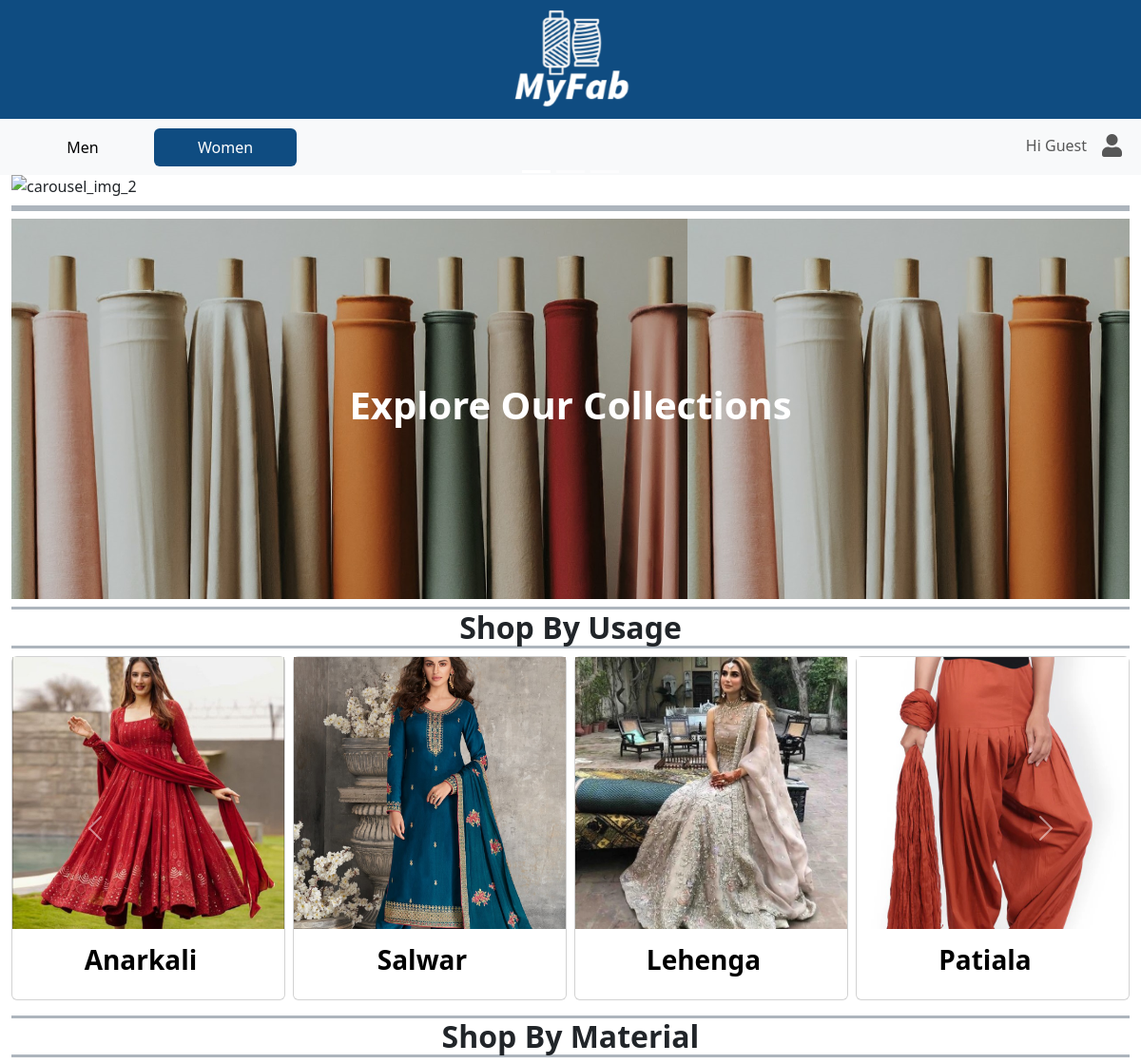
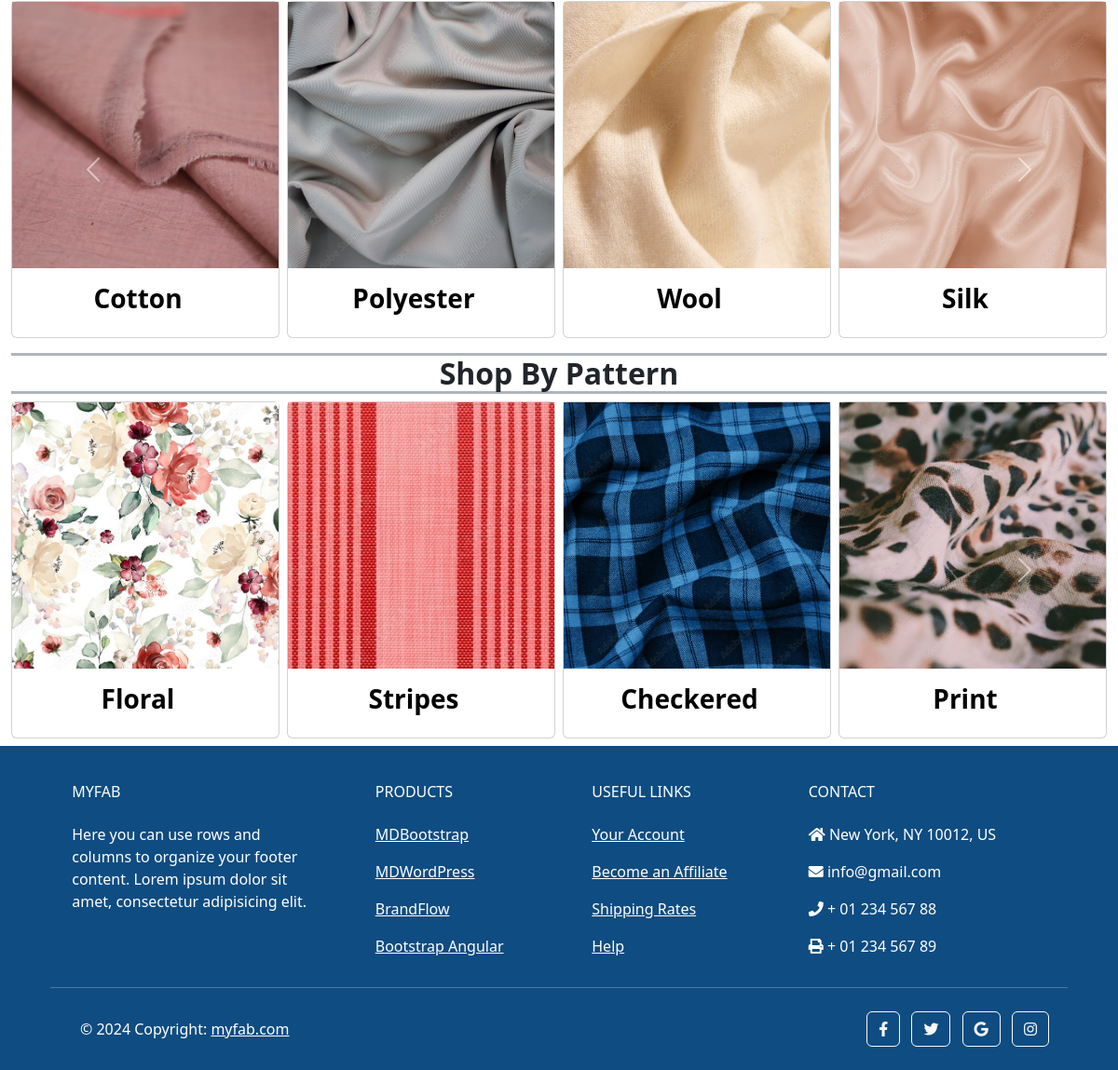
/main/women/, run on the app's committed database (2 pictures, top to bottom).
### main/models.py (models this page shows, shortened)
class Usage(models.Model):
    GENDER_CHOICES = [
        ('M', 'male'),
        ('F', 'female'),
    ]
    name = models.CharField(max_length=100, null=False, unique=True)
    image = models.ImageField(upload_to='images/usages', null=True, blank=True)
    gender = models.CharField(max_length=10, null=True, choices=GENDER_CHOICES)
    measurements = models.ManyToManyField(Measurement)

class Category(models.Model):
    name = models.CharField(max_length=100, unique=True)

class CategoryChoice(models.Model):
    category = models.ForeignKey(Category, on_delete=models.CASCADE)
    name = models.CharField(max_length=100, unique=True)
    image = models.ImageField(upload_to='images/category_choices', null=True, blank=True)

### main/views.py (the view)
# urls.py: path('main/women/', HomeWomen.as_view(), name = 'home_women'),
class HomeWomen(View):
    def get(self, request):
        usages = Usage.objects.filter(gender='F')  # Filter usages with female gender
        usage_list = list(usages)
        categories_with_img = Category.objects.filter(categorychoice__image__isnull=False).distinct()
        categories_filtered = categories_with_img.exclude(name='gender') # to remove gender which is not filtered out
        choices_with_img = CategoryChoice.objects.filter(image__isnull=False)
        choices_filtered = choices_with_img.exclude(name = 'male') # to remove male which is not filtered out
        dict = {}
        for category in categories_filtered:
            choices = choices_filtered.filter(category = category)
            dict[category.name] = choices
        user= request.user
        if user.is_authenticated:
            cart_items = Cart.objects.filter(customer_id=user)
            cart_count = cart_items.count()
            total_price = cart_items.aggregate(total_price=Sum('price'))['total_price'] or 0
        else:
            cart_items = []
            cart_count = 0
            total_price = 0
        context = {
                    'usages': usage_list,
                    'categories_filtered': categories_filtered,
                    'choices_filtered': choices_filtered,
                    'dict': dict,
                    'cart_items': cart_items,
                    'cart_count': cart_count,
                    'total_price': total_price,
                   }
        return render(request, 'home_women.html', context)

### main/templatetags/custom_filters.py (called while the page is built)
@register.filter
def filter_choices_by_category(choices_list, category):
    return choices_list.filter(category=category)

### templates/home_women.html (shortened to what this page needs)
{% extends 'base.html' %}
{% load static %}
{% load custom_filters %}
{% block content %}
    <nav class="navbar navbar-expand-lg bg-body-tertiary">
        <div class="container-fluid">
        <div class="collapse navbar-collapse" id="navbarSupportedContent">
            <ul class="navbar-nav d-flex align-items-center me-auto mb-2 mb-lg-0">
                <li class="nav-item">
                    <button class="nav-link active btn btn-link" style="min-width: 150px;" aria-current="page">
                        <a class="text-black text-decoration-none" href="/main/">Men</a>
                    </button>
                </li>
                <li class="nav-item">
                    <button class="nav-link btn btn-link" style="min-width: 150px; background-color: #0F4C81;" aria-current="page">
                        <a class="text-white text-decoration-none" href="#">Women</a>
                    </button>
                </li>
            </ul>
            <ul class="navbar-nav d-flex flex-row justify-content-center  ms-auto mb-2 mb-lg-0">
                {% if user.is_authenticated %}
                <div class="btn-group">
                    <button class="btn btn-outline-secondary dropdown-toggle" type="button" data-bs-toggle="dropdown" aria-expanded="false">
                        Hi {{user.first_name}}
                    </button>
                    <ul class="dropdown-menu">
                      <li><a class="dropdown-item" href="{% url "accounts:user_profile" user.id %}">Profile</a></li>
                      <li><a class="dropdown-item" href="{% url "accounts:address" %}">Addresses</a></li>
                      <li><a class="dropdown-item" href="{% url "accounts:orders" %}">Orders</a></li>
                    </ul>
                </div>
                <li class="nav-item ms-3 ms-lg-0">
                    <button type="button" class="btn" data-bs-toggle="offcanvas"
                    data-bs-target="#offcanvasRight" aria-controls="offcanvasRight">
                        <i style='font-size:24px' class='fas'>&#xf217;</i>
                    </button>
                </li>
                <li class="nav-item ms-3 ms-lg-0">
                    <form action="{% url 'accounts:logout' %}" method="post">
                        {% csrf_token %}
                        <button type="submit" class="nav-link" style="border: none; background: none;"
                            data-toggle="tooltip" title="Logout">
                            <i style='font-size:24px' class='fas'>&#xf2f5;</i>
                        </button>
                    </form>
                </li>
                {% else %}
                <li class="nav-item ms-3 ms-lg-0">
                    <a class="nav-link" >Hi Guest</a>
                </li>
                <li class="nav-item ms-3 ms-lg-0">
                    <a class="nav-link" href="/accounts/login/" data-toggle="tooltip" title="Login">
                        <i style="font-size:24px" class="fa">&#xf007;</i></a>
                </li>
                {% endif %}
            </ul>
        </div>
        </div>
    </nav>
    {% include "carousel_women_page.html" %}
    <div class="container-fluid text-center">
      <h5 class="border-bottom border-top border-3 border-dark-subtle fw-bold fs-2 fs-lg-5 mt-2"></h5>
    </div>
    <a class="text-decoration-none" href="{% url "main:products" %}">
      <div class="container-wrapper" style="margin-right: 12px; margin-left: 12px;">
        <div class="container-fluid d-flex justify-content-center align-items-center text-center" style="background-image: url('/static/images/new_arrivals_1.jpg'); background-size: contain; height: 50vh;">
            <h1 class="fw-bold text-white">Explore Our Collections</h1>
        </div>
    </div>
    </a>
  <section class="py-0 mb-2">
    <div class="container-fluid">
        <div class="row h-100">
            <div class="container text-center">
                <h5 class="border-bottom border-top border-3 border-dark-subtle fw-bold fs-2 fs-lg-5 mt-2">Shop By Usage</h5>
            </div>
            <div class="col-12">
              <div class="carousel slide" id="shopbyusage" data-bs-touch="false" data-bs-interval="false">
                <div class="carousel-inner">
                    {% for usage in usages %}
                        {% if forloop.first %}
                            <div class="carousel-item active">
                                <div class="row h-100 align-items-center g-2">
                        {% endif %}
                                    <div class="col-sm-6 col-md-3 mb-3 mb-md-0 h-100">
                                        <div class="card card-span h-100 text-white">
                                            <img class="img-fluid h-100" src="{{ usage.image.url }}" alt="{{ usage.name }} Image" />
                                            <div class="card-img-overlay ps-0"> </div>
                                            <div class="card-body ps-0 bg-200">
                                                <h3 class="fw-bold text-center text-black text-truncate">{{ usage.name|title }}</h3>
                                            </div>
                                        </div>
                                    </div>
                        {% if forloop.last %}
                                </div>
                            </div>
                        {% elif forloop.counter|divisibleby:4 %}
                            </div>
                        </div>
                        {% endif %}
                    {% endfor %}
                </div>
                <button class="carousel-control-prev" type="button" data-bs-target="#shopbyusage" data-bs-slide="prev">
                    <span class="carousel-control-prev-icon" aria-hidden="true"></span>
                </button>
                <button class="carousel-control-next" type="button" data-bs-target="#shopbyusage" data-bs-slide="next">
                    <span class="carousel-control-next-icon" aria-hidden="true"></span>
                </button>
              </div>
            </div>
        </div>
    </div>
</section>
{% for category in categories_filtered %}
    {% with choices_per_category=choices_filtered|filter_choices_by_category:category %}
      <section class="py-0 mb-2">
        <div class="container-fluid">
            <div class="row h-100">
                <div class="container text-center">
                    <h5 class="border-bottom border-top border-3 border-dark-subtle fw-bold fs-2 fs-lg-5 mt-2">Shop By {{category.name|title}}</h5>
                </div>
                <div class="col-12">
                  <div class="carousel slide" id="{{category.name}}" data-bs-touch="false" data-bs-interval="false">
                    <div class="carousel-inner">
                          {% for choice in choices_per_category %}
                            {% if forloop.first %}
                                <div class="carousel-item active">
                                    <div class="row h-100 align-items-center g-2">
                            {% endif %}
                                        <div class="col-sm-6 col-md-3 mb-3 mb-md-0 h-100">
                                            <div class="card card-span h-100 text-white">
                                                <img class="img-fluid h-100" src="{{ choice.image.url }}" alt="{{ choice.name }} Image" />
                                                <div class="card-img-overlay ps-0"> </div>
                                                <div class="card-body ps-0 bg-200">
                                                    <h3 class="fw-bold text-center text-black text-truncate">{{ choice.name|title }}</h3>
                                                </div>
                                            </div>
                                        </div>
                            {% if forloop.last %}
                                    </div>
                                </div>
                            {% elif forloop.counter|divisibleby:4 %}
                                </div>
                            </div>
                            {% endif %}
                          {% endfor %}
                    </div>
                    <button class="carousel-control-prev" type="button" data-bs-target="#{{category.name}}" data-bs-slide="prev">
                        <span class="carousel-control-prev-icon" aria-hidden="true"></span>
                    </button>
                    <button class="carousel-control-next" type="button" data-bs-target="#{{category.name}}" data-bs-slide="next">
                        <span class="carousel-control-next-icon" aria-hidden="true"></span>
                    </button>
                  </div>
                </div>
            </div>
        </div>
      </section>
    {% endwith %}
{% endfor %}
{% endblock %}

### data on the page
Usage: image (picture), name "Anarkali"
Usage: image (picture), name "Salwar"
Usage: image (picture), name "Lehenga"
Usage: image (picture), name "Patiala"
Category: name "Material"
CategoryChoice: image (picture), name "Cotton"
CategoryChoice: image (picture), name "Polyester"
CategoryChoice: image (picture), name "Wool"
CategoryChoice: image (picture), name "Silk"
Category: name "Pattern"
CategoryChoice: image (picture), name "Floral"
CategoryChoice: image (picture), name "Stripes"
CategoryChoice: image (picture), name "Checkered"
CategoryChoice: image (picture), name "Print"
